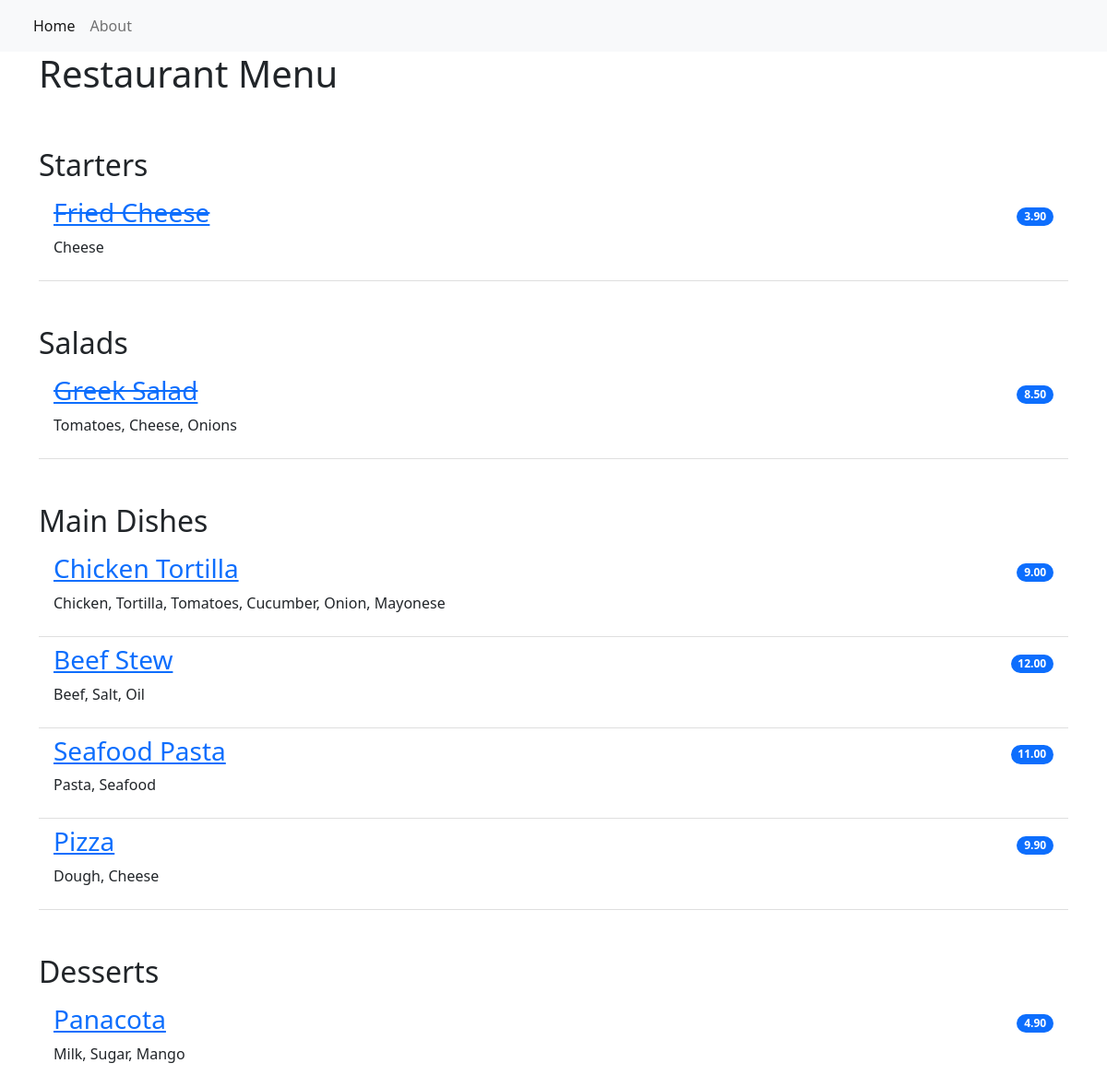
The page / on the database its author committed.
### restaurant_menu/models.py (models this page shows, shortened)
class Item(models.Model):
    meal = models.CharField(max_length=1000, unique=True)
    description = models.CharField(max_length=2000)
    price = models.DecimalField(decimal_places=2, max_digits=10)
    meal_type = models.CharField(max_length=200, choices=MEAL_TYPE)
    author = models.ForeignKey(User, on_delete=models.PROTECT)
    status = models.IntegerField(choices=STATUS, default=1)
    date_created = models.DateTimeField(auto_now_add=True)
    date_updated = models.DateTimeField(auto_now=True)

### restaurant_menu/views.py (the view)
# urls.py: path('', views.MenuList.as_view(), name='home'),
class MenuList(generic.ListView):
    queryset = Item.objects.order_by('-date_created')
    template_name = 'index.html'
    def get_context_data(self, **kwargs):
        context = super().get_context_data(**kwargs)
        context['meals'] = MEAL_TYPE
        return context

### restaurant_menu/templates/index.html
{% extends 'base.html' %}
{% block content %}
<div class="container">
    <h1>Restaurant Menu</h1>
    <ul class="list-group list-group-flush">
        {% for meal in meals %}
            <h2 class="pt-5">{{ meal.1 }}</h2>
                {% for row in item_list %}
                    {% if row.meal_type == meal.0 %}
                        {% if row.status == 0 %}
                        <li class="list-group-item d-flex justify-content-between align-items-center border-0 pb-0">
                            <a href="{% url 'menu_item' row.pk %}"><h3><del>{{ row.meal }}</del></h3></a>
                            <span class="badge bg-primary rounded-pill">{{ row.price }}</span>
                        </li>
                        <li class="list-group-item pt-0">
                            <p>{{ row.description }}</p>
                        </li>
                        {% else %}
                        <li class="list-group-item d-flex justify-content-between align-items-center border-0 pb-0">
                            <a href="{% url 'menu_item' row.pk %}"><h3>{{ row.meal }}</h3></a>
                            <span class="badge bg-primary rounded-pill">{{ row.price }}</span>
                        </li>
                        <li class="list-group-item pt-0">
                            <p>{{ row.description }}</p>
                        </li>
                        {% endif %}
                    {% endif %}
                {% endfor %}
        {% endfor %}
    </ul>
</div>
{% endblock content %}

### restaurant_menu/templates/base.html (shortened to what this page needs)
<!DOCTYPE html>
<html lang="en">
    <head>
        <link href="https://cdn.jsdelivr.net/npm/bootstrap@5.2.0-beta1/dist/css/bootstrap.min.css" rel="stylesheet">
    </head>
    <body>
        <nav class="navbar navbar-expand-lg bg-light">
            <div class="container-fluid">
                <div class="collapse navbar-collapse" id="navbarNav">
                    <ul class="navbar-nav">
                         <li class="nav-item">
                            <a class="nav-link active" aria-current="page" href="{% url 'home' %}">Home</a>
                        </li>
                        <li class="nav-item">
                            <a class="nav-link" aria-current="page" href="{% url 'home' %}">About</a>
                        </li>
                    </ul>
                </div>
            </div>
        </nav>
        {% block content %}
        {% endblock content %}
    </body>
</html>

### rows shown on the page
Item: meal "Fried Cheese", price "3.90", description "Cheese"
Item: meal "Greek Salad", price "8.50", description "Tomatoes, Cheese, Onions"
Item: meal "Chicken Tortilla", price "9.00", description "Chicken, Tortilla, Tomatoes, Cucumber, Onion, Mayonese"
Item: meal "Beef Stew", price "12.00", description "Beef, Salt, Oil"
Item: meal "Seafood Pasta", price "11.00", description "Pasta, Seafood"
Item: meal "Pizza", price "9.90", description "Dough, Cheese"
Item: meal "Panacota", price "4.90", description "Milk, Sugar, Mango"

### other values the page prints
{{ meal.1 }} "Starters" "Salads" "Main Dishes" "Desserts"
